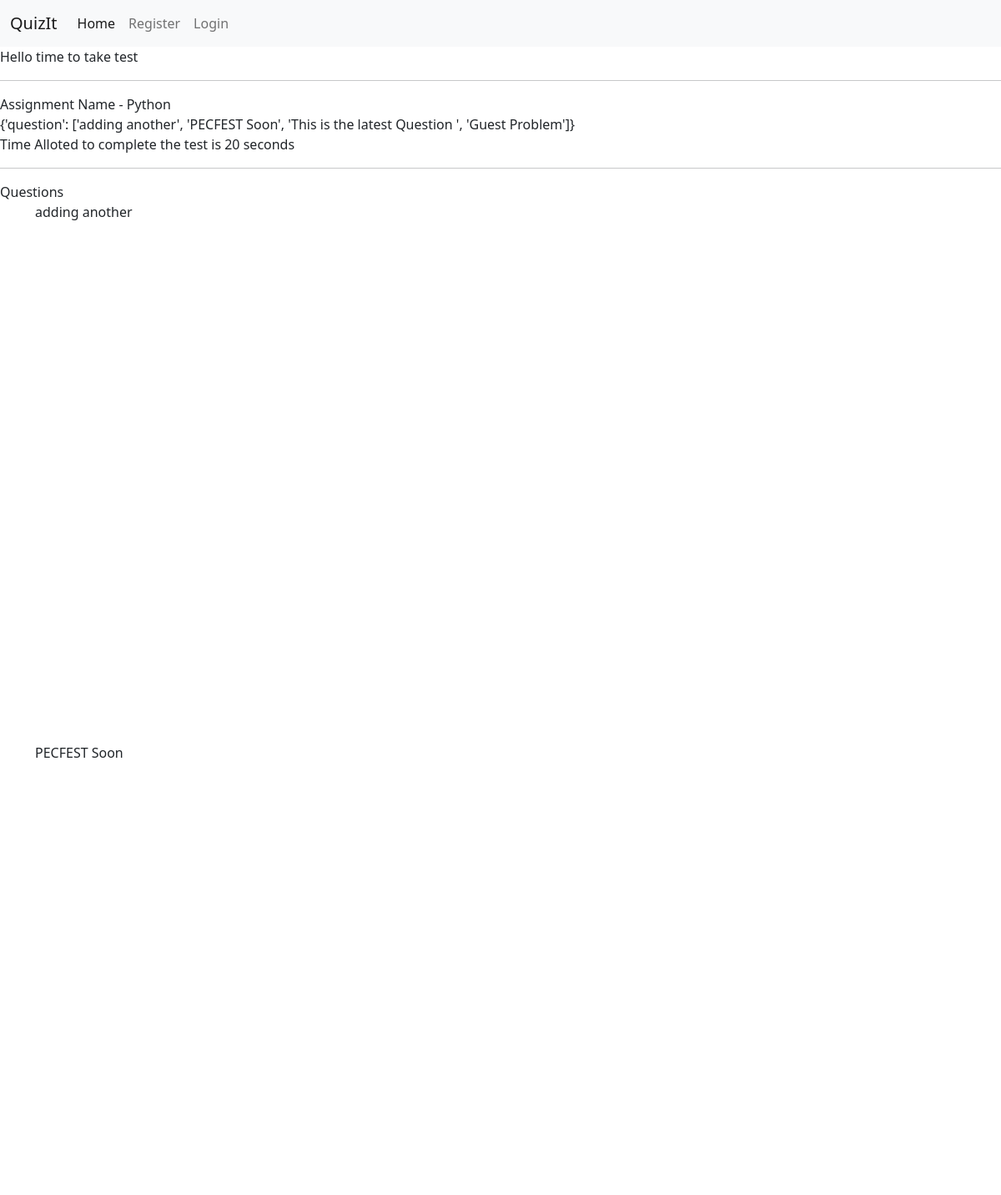
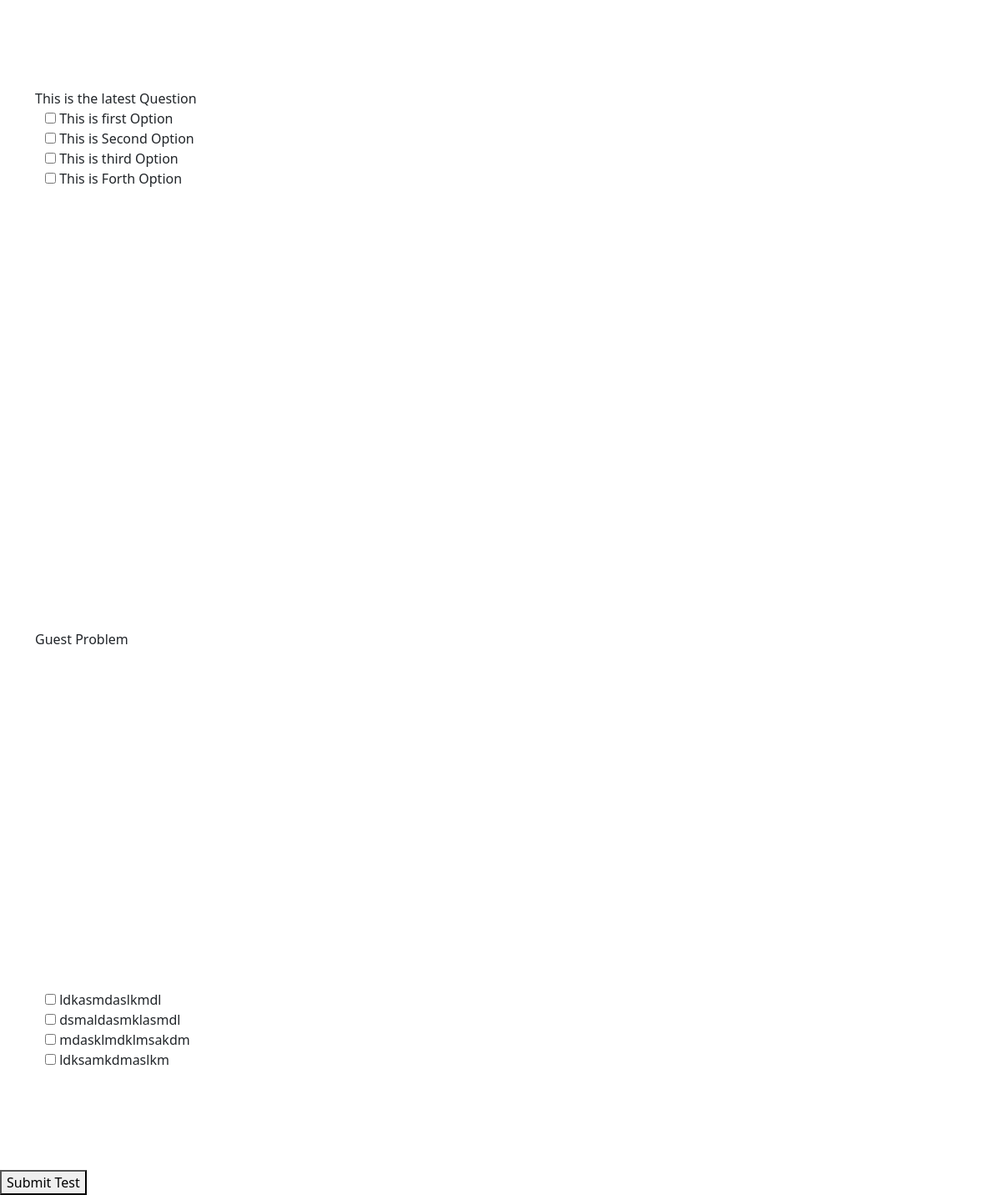
Page /assessments/test/13/ on the committed database (2 pictures, top to bottom).
### quiz/models.py (models this page shows, shortened)
class Assessment(models.Model):
    user = models.ForeignKey(User, null=False, on_delete=models.CASCADE)
    name = models.CharField(max_length=255, default="Exam")
    duration = models.IntegerField(default=1)
    time = models.DateTimeField(auto_now_add=True)
    released = models.BooleanField(default=False)

class QuestionSet(models.Model):
    assessment = models.ForeignKey(
        Assessment, null=False, on_delete=models.CASCADE)
    section = models.ForeignKey(Section, null=False, on_delete=models.CASCADE)
    questionTitle = models.CharField(
        max_length=1023, default="question statement")
    mark = models.IntegerField()
    multiChoice = models.BooleanField(default=False)

class OptionSet(models.Model):
    Question = models.ForeignKey(
        QuestionSet, null=True, on_delete=models.CASCADE)
    optionStatement = models.CharField(
        max_length=1023, default="No Statement Provided")
    correct = models.BooleanField(default=False)

### quiz/views.py (the view)
# urls.py: path('assessments/test/<int:pk>/', testAssessment, name="testAssessment"),
def testAssessment(request, pk):
    assessment = Assessment.objects.get(id=pk)
    questions = QuestionSet.objects.filter(assessment=assessment)
    options = OptionSet.objects.all()
    data = {'question': []}
    for ques in questions:
        data['question'].append(ques.questionTitle)
        print(ques.questionTitle)
    print(data)
    return render(request, 'takeTest.html', {"assessment": assessment, "questions": questions, "options": options, 'data': data})

### quiz/templates/takeTest.html (shortened to what this page needs)
{% extends 'base.html' %} {% block content %} Hello time to take test
<hr />
Assignment Name - {{assessment.name}}
<br>
{{data}}
<br>
Time Alloted to complete the test is {{assessment.duration}} seconds
<hr />
        Questions
<br />
<div class="container">
    {% for ques in questions %}
    {{ques.questionTitle}}
    <br>
    <div class="container">
        {% for opt in options %}
        {% if ques == opt.Question %}
        <input type="checkbox" id="{{ques.pk}}-{{opt.pk}}">
        <label for="vehicle1"> {{opt.optionStatement}}</label><br>
        {% else %}
        <br>
        {% endif %}
        {% endfor %}
    </div>
    <br />
    {% endfor %}
</div>
<button onclick="myFunction()">Submit Test</button>
{% endblock content%}

### quiz/templates/base.html (shortened to what this page needs)
<!DOCTYPE html>
<html lang="en">
  <head>
    <link href="https://cdn.jsdelivr.net/npm/bootstrap@5.0.2/dist/css/bootstrap.min.css" rel="stylesheet">
  </head>
  <body>
    <nav class="navbar navbar-expand-lg navbar-light bg-light">
      <div class="container-fluid">
        <a class="navbar-brand" href="/">QuizIt</a>
        <div class="collapse navbar-collapse" id="navbarSupportedContent">
          <ul class="navbar-nav me-auto mb-2 mb-lg-0">
            <li class="nav-item">
              <a class="nav-link active" aria-current="page" href="/">Home</a>
            </li>
            {% if user.is_authenticated %}
                <li class="nav-item">
                  <a class="nav-link" href="{% url 'edit_profile' %}">Edit Profile</a>
                </li>
                <li class="nav-item">
                  <a class="nav-link" href="{% url 'logout' %}">Logout</a>
                </li>
                <li class="nav-item">
                  <a class="nav-link" href="{% url 'assessments' %}">Assessment</a>
                </li>
                {% else %}
                <li class="nav-item">
                  <a class="nav-link" href="{% url 'register' %}">Register</a>
                </li>
                <li class="nav-item">
                  <a class="nav-link" href="{% url 'login' %}">Login</a>
                </li>
                {% endif %}
          </ul>
        </div>
      </div>
    </nav>
    {% block content %}{% endblock content %}
  </body>
</html>

### rows in the picture
Assessment: name "Python", duration "20"
QuestionSet: questionTitle "adding another"
QuestionSet: questionTitle "PECFEST Soon"
QuestionSet: questionTitle "This is the latest Question"
OptionSet: optionStatement "This is first Option"
OptionSet: optionStatement "This is Second Option"
OptionSet: optionStatement "This is third Option"
OptionSet: optionStatement "This is Forth Option"
QuestionSet: questionTitle "Guest Problem"
OptionSet: optionStatement "ldkasmdaslkmdl"
OptionSet: optionStatement "dsmaldasmklasmdl"
OptionSet: optionStatement "mdasklmdklmsakdm"
OptionSet: optionStatement "ldksamkdmaslkm"

### other values in the picture
{{ data }} "{'question': ['adding another', 'PECFEST Soon', 'This is the latest Question ', 'Guest Problem']}"
